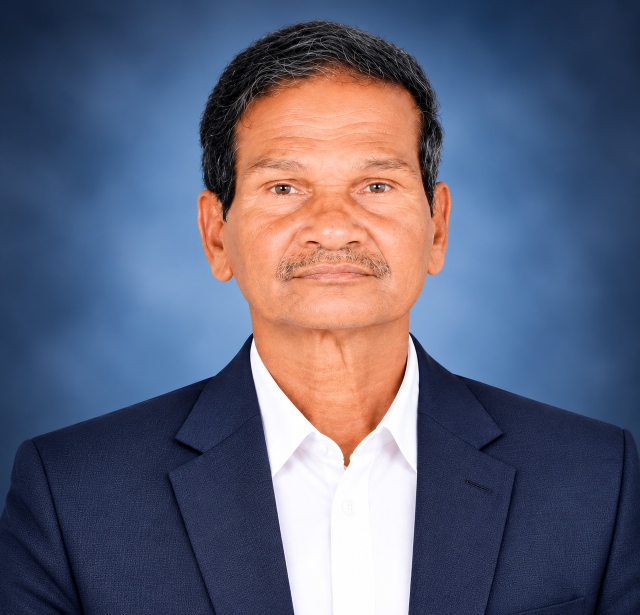
#> input picture design-assets/photos/phakircharanswain_new.jpeg, 1280 x 1229 px, given in place of phakir-sarada-logo.jpeg, which was not available (shown at 1/2 size)
$ python generate-assets.py ../design-assets/photos
#> lines starting #> are read from the running program, lines starting #| are printed output that depends on the picture; after the words box and inside, x2 and y2 are one past the last pixel; in counts of white or black regions, pixels touching at a corner belong together
"""Generate favicons, app icons, OG image, line icons and branded placeholder images.
Usage: python gen_assets.py <project_root>
"""
import json
import os
import sys

from PIL import Image, ImageDraw, ImageFont

root = sys.argv[1]
pub = os.path.join(root, "public")
icons_dir = os.path.join(pub, "icons")
img_dir = os.path.join(pub, "images")
logo_path = os.path.join(root, "src", "assets", "brand", "phakir-sarada-logo.jpeg")

NAVY, INK, GOLD, OFF, TEAL = "#10243A", "#0A1724", "#D6A64F", "#F5F6F4", "#4B8F9C"


def circle_mask(img):
    s = img.size[0]
    big = Image.new("L", (s * 4, s * 4), 0)
    ImageDraw.Draw(big).ellipse((0, 0, s * 4 - 1, s * 4 - 1), fill=255)
    out = Image.new("RGBA", (s, s), (0, 0, 0, 0))
    out.paste(img, (0, 0), big.resize((s, s), Image.LANCZOS))
    return out


logo = Image.open(logo_path).convert("RGB")
#> logo is the input picture: PIL image 1280x1229 RGB; mean R, G, B 94.9, 97.9, 119.8
badge = circle_mask(logo.crop((4, 4, 1276, 1276)))      # full badge, transparent corners
#> in circle_mask, `big = Image.new("L", (s * 4, s * 4), 0)`: big: PIL image 5088x5088 L; every value is 0
#> in circle_mask, `ImageDraw.Draw(big).ellipse((0, 0, s * 4 - 1, s * 4 - 1), fill=255)`:
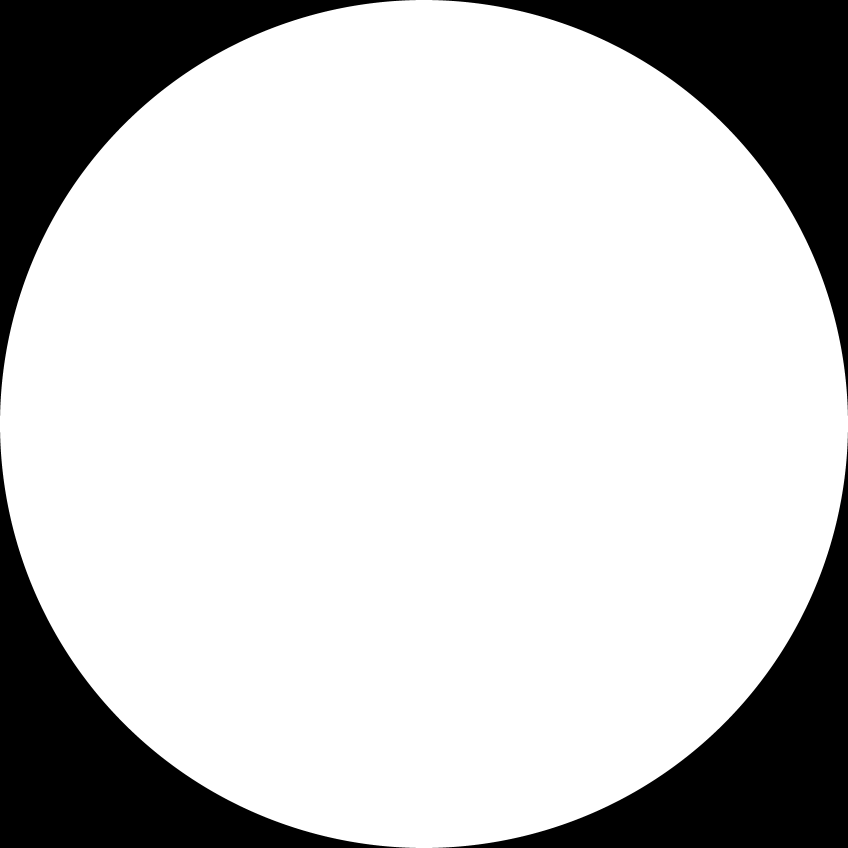
#> big: PIL image 5088x5088 L (shown at 1/6 size); 78.5% white; 4 black regions, box (x1, y1, x2, y2) and area: (0, 0, 2494, 2494) 1389107, (2594, 0, 5088, 2494) 1389107, (0, 2594, 2494, 5088) 1389107, (2594, 2594, 5088, 5088) 1389107
#> in circle_mask, `out = Image.new("RGBA", (s, s), (0, 0, 0, 0))`: out: PIL image 1272x1272 RGBA; every value is 0
globe = circle_mask(logo.crop((215, 215, 1065, 1065)))  # inner globe, legible when tiny
#> in circle_mask (call 2), `big = Image.new("L", (s * 4, s * 4), 0)`: big: PIL image 3400x3400 L; every value is 0
#> in circle_mask (call 2), `ImageDraw.Draw(big).ellipse((0, 0, s * 4 - 1, s * 4 - 1), fill=255)`: big: PIL image 3400x3400 L; 78.5% white; 4 black regions, box (x1, y1, x2, y2) and area: (0, 0, 1659, 1659) 620346, (1741, 0, 3400, 1659) 620346, (0, 1741, 1659, 3400) 620346, (1741, 1741, 3400, 3400) 620346
#> in circle_mask (call 2), `out = Image.new("RGBA", (s, s), (0, 0, 0, 0))`: out: PIL image 850x850 RGBA; every value is 0
#> in circle_mask (call 2), `out.paste(img, (0, 0), big.resize((s, s), Image.LANCZOS))`:
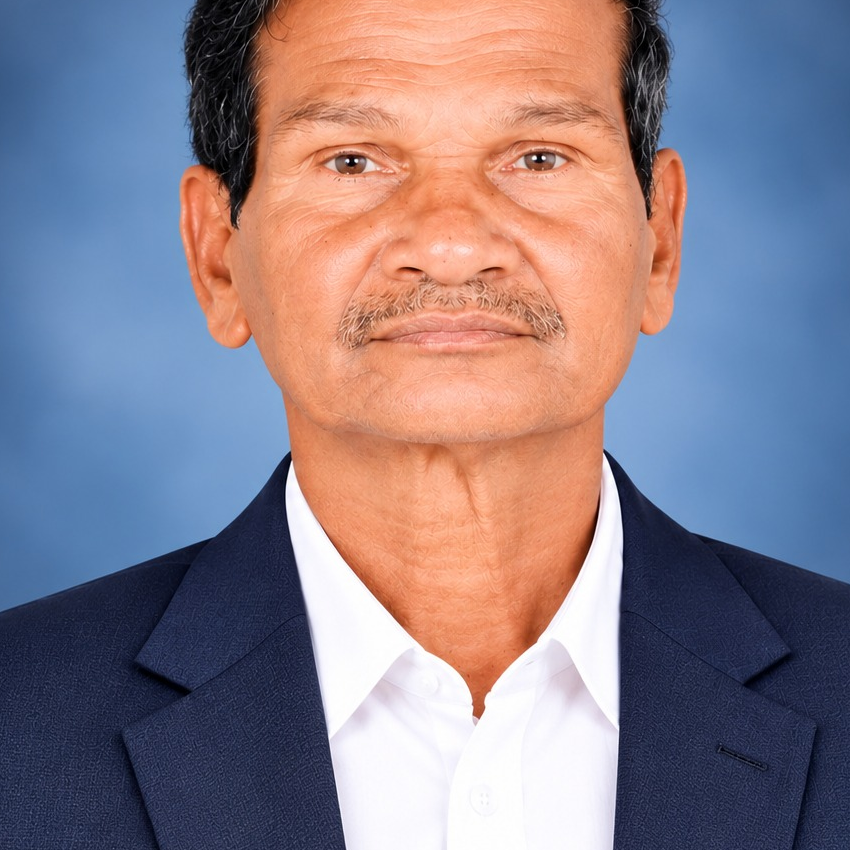
#> img: PIL image 850x850 RGB; mean R, G, B 138.2, 126.1, 137.8
#> in circle_mask (call 2), `out.paste(img, (0, 0), big.resize((s, s), Image.LANCZOS))`:
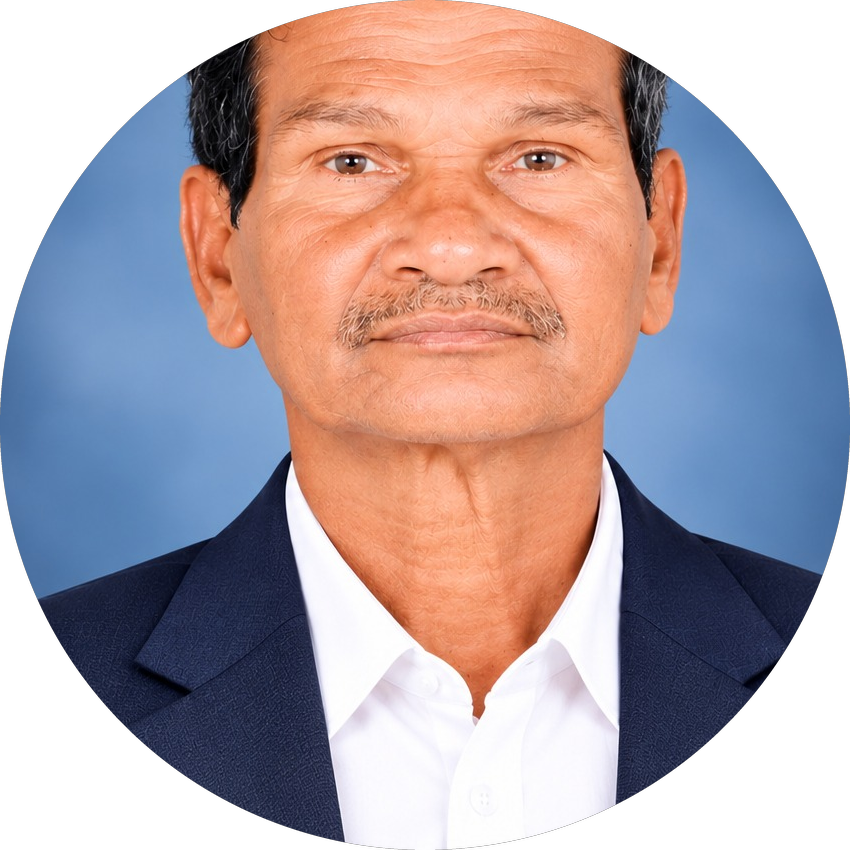
#> out: PIL image 850x850 RGBA; mean R, G, B, A 124.1, 108.3, 112.6, 200.3; transparent parts drawn white

# --- favicons (small → globe crop) ---
globe.save(os.path.join(pub, "favicon.ico"), sizes=[(16, 16), (32, 32), (48, 48)])
for s in (16, 32):
    globe.resize((s, s), Image.LANCZOS).save(os.path.join(icons_dir, f"favicon-{s}.png"))

# --- app icons (large → full badge) ---
def on_white(src, size, pad=0.06):
#> called with size = 180, pad = 0.06
    canvas = Image.new("RGBA", (size, size), (255, 255, 255, 255))
#> canvas: PIL image 180x180 RGBA; every value is 255
    inner = int(size * (1 - 2 * pad))
    r = src.resize((inner, inner), Image.LANCZOS)
    canvas.paste(r, ((size - inner) // 2,) * 2, r)
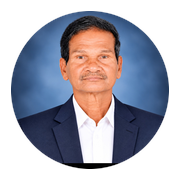
#> canvas: PIL image 180x180 RGBA; mean R, G, B, A 166.5, 166.3, 178, 254.3; transparent parts drawn white
    return canvas.convert("RGB")

on_white(badge, 180).save(os.path.join(icons_dir, "apple-touch-icon.png"))
for s in (192, 512):
    badge.resize((s, s), Image.LANCZOS).save(os.path.join(icons_dir, f"icon-{s}.png"))
#> this loop made 2 passes
#> pass 1, `badge.resize((s, s), Image.LANCZOS).save(os.path.join(icons_dir, f"ico..`:
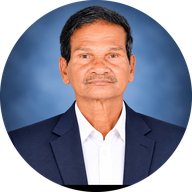
#> saved as icon-192.png: PIL image 192x192 RGBA; mean R, G, B, A 86.1, 86.1, 102, 200.3; transparent parts drawn white
on_white(badge, 512, pad=0.12).save(os.path.join(icons_dir, "icon-maskable-512.png"))
#> call 2 of on_white, with size = 512, pad = 0.12
#> in on_white (call 2), `canvas = Image.new("RGBA", (size, size), (255, 255, 255, 255))`: canvas: PIL image 512x512 RGBA; every value is 255
#> in on_white (call 2), `canvas.paste(r, ((size - inner) // 2,) * 2, r)`:
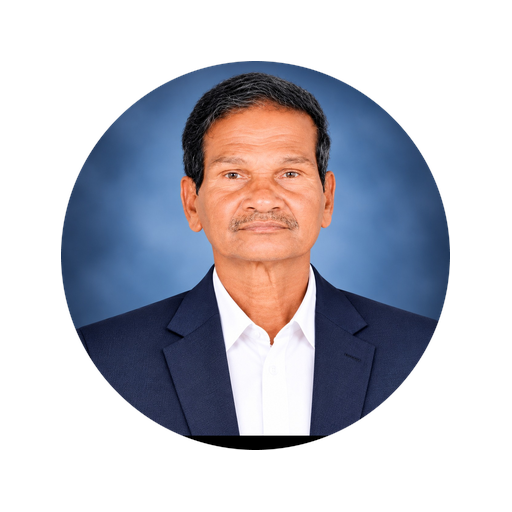
#> canvas: PIL image 512x512 RGBA; mean R, G, B, A 188.7, 188.5, 197.3, 254.8; transparent parts drawn white

manifest = {
    "name": "Phakir Sarada Private Limited",
    "short_name": "Phakir Sarada",
    "icons": [
        {"src": "/icons/icon-192.png", "sizes": "192x192", "type": "image/png"},
        {"src": "/icons/icon-512.png", "sizes": "512x512", "type": "image/png"},
        {"src": "/icons/icon-maskable-512.png", "sizes": "512x512", "type": "image/png", "purpose": "maskable"},
    ],
    "theme_color": NAVY,
    "background_color": OFF,
    "display": "standalone",
    "start_url": "/",
}
with open(os.path.join(pub, "site.webmanifest"), "w", encoding="utf-8", newline="\n") as f:
    json.dump(manifest, f, indent=2)
    f.write("\n")

# --- Open Graph / social share image 1200x630 ---
def font(names, size):
    for n in names:
        p = os.path.join(os.environ.get("WINDIR", "C:/Windows"), "Fonts", n)
        if os.path.exists(p):
            return ImageFont.truetype(p, size)
    return ImageFont.load_default()

og = Image.new("RGB", (1200, 630), INK)
d = ImageDraw.Draw(og)
d.rectangle((0, 0, 1200, 8), fill=GOLD)
b = badge.resize((380, 380), Image.LANCZOS)
white_disc = Image.new("RGBA", (400, 400), (0, 0, 0, 0))
#> white_disc: PIL image 400x400 RGBA; every value is 0
ImageDraw.Draw(white_disc).ellipse((0, 0, 399, 399), fill=(255, 255, 255, 255))
og.paste(white_disc, (70, 115), white_disc)
og.paste(b, (80, 125), b)
d.text((530, 200), "Phakir Sarada", font=font(["segoeuib.ttf", "arialbd.ttf"], 64), fill="white")
d.text((530, 278), "Private Limited", font=font(["segoeuib.ttf", "arialbd.ttf"], 40), fill=GOLD)
d.text((530, 360), "Mining · Construction · Manufacturing", font=font(["segoeui.ttf", "arial.ttf"], 28), fill="#C9D1D9")
d.text((530, 400), "Transportation · Industrial Training", font=font(["segoeui.ttf", "arial.ttf"], 28), fill="#C9D1D9")
og.save(os.path.join(img_dir, "og-image.jpg"), quality=88)
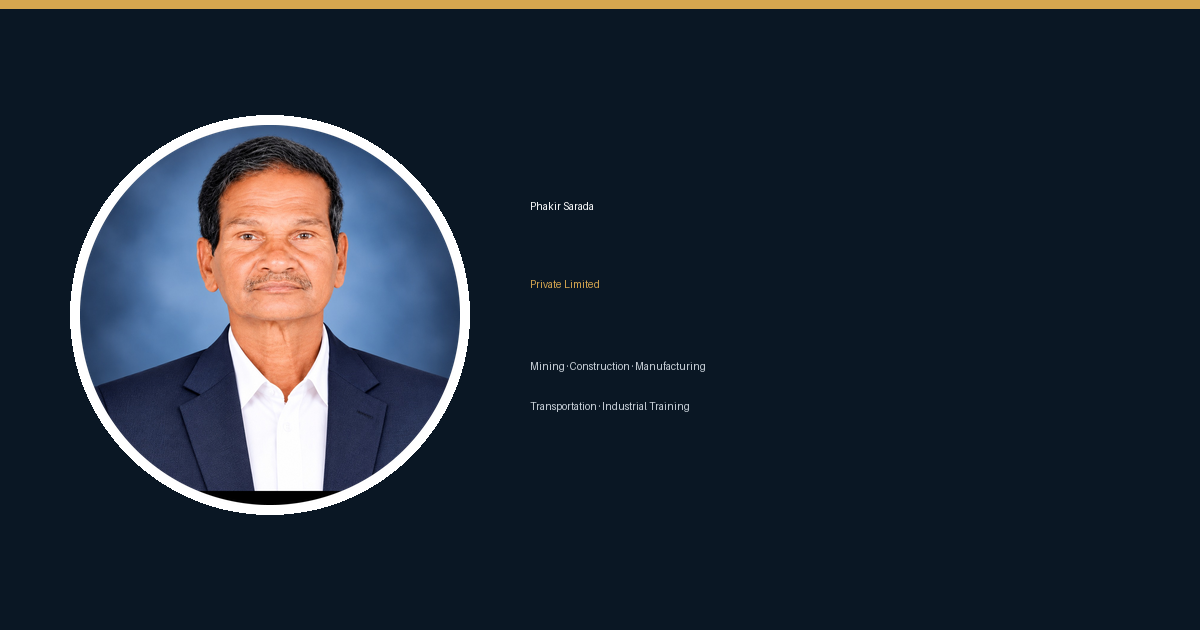
#> saved as og-image.jpg: PIL image 1200x630 RGB; mean R, G, B 32, 41.9, 54.1

# --- line icons (24px grid, navy stroke for >=3:1 contrast on light backgrounds) ---
ICONS = {
    "mining": ['<path d="M3 21 15 9"/>', '<path d="M6.5 6Q12 2.5 17 5.5"/>', '<path d="M17 5.5Q20.5 9.5 18 17.5"/>', '<path d="m14.2 6.8 3 3"/>'],
    "construction": ['<path d="M6 21V4"/>', '<path d="M3 4h18"/>', '<path d="m6 9 5-5"/>',
                     '<path d="M17 4v6"/>', '<path d="M15 10h4v3h-4z"/>', '<path d="M3 21h7"/>'],
    "manufacturing": ['<path d="M3 21V11l5 3v-3l5 3v-3l5 3V5h3v16z"/>', '<path d="M7 17h2M12 17h2M17 17h1"/>'],
    "transportation": ['<path d="M2 6h11v10H2z"/>', '<path d="M13 9h4l4 4v3h-8"/>',
                       '<circle cx="6" cy="17.5" r="1.8"/>', '<circle cx="17" cy="17.5" r="1.8"/>'],
    "industrial-training": ['<path d="M4.5 15.5a7.5 7.5 0 0 1 15 0"/>', '<path d="M10 8.6V13M14 8.6V13"/>',
                            '<path d="M2.5 15.5h19V18h-19z"/>'],
    "community": ['<path d="M12 11.3c-1.4-2.4-5-2-5 .8 0 2 2.5 3.7 5 5.6 2.5-1.9 5-3.6 5-5.6 0-2.8-3.6-3.2-5-.8z"/>',
                  '<path d="M2 14.5 6 20h12l4-5.5"/>'],
}
svg_head = ('<svg xmlns="http://www.w3.org/2000/svg" viewBox="0 0 24 24" width="24" height="24" '
            f'fill="none" stroke="{NAVY}" stroke-width="1.6" stroke-linecap="round" stroke-linejoin="round">')
for name, parts in ICONS.items():
    with open(os.path.join(icons_dir, f"{name}.svg"), "w", encoding="utf-8", newline="\n") as f:
        f.write(svg_head + "".join(parts) + "</svg>\n")

# --- branded placeholder images (16:9 SVG) ---
SECTIONS = {
    "hero": ("hero", "Hero image"),
    "mining": ("mining", "Mining"),
    "construction": ("construction", "Construction"),
    "manufacturing": ("manufacturing", "Manufacturing"),
    "transportation": ("transportation", "Transportation"),
    "training": ("industrial-training", "Industrial Training"),
    "community": ("community", "Maakalarai Charitable Trust"),
}
for folder, (icon, label) in SECTIONS.items():
    glyph = "".join(ICONS.get(icon, ICONS["manufacturing"]))
    svg = f'''<svg xmlns="http://www.w3.org/2000/svg" viewBox="0 0 1600 900" width="1600" height="900" role="img" aria-label="Placeholder: {label}">
  <defs>
    <linearGradient id="g" x1="0" y1="0" x2="1" y2="1">
      <stop offset="0" stop-color="{NAVY}"/><stop offset="1" stop-color="{INK}"/>
    </linearGradient>
    <pattern id="p" width="48" height="48" patternUnits="userSpaceOnUse">
      <path d="M48 0H0v48" fill="none" stroke="#ffffff" stroke-opacity=".05"/>
    </pattern>
  </defs>
  <rect width="1600" height="900" fill="url(#g)"/>
  <rect width="1600" height="900" fill="url(#p)"/>
  <g transform="translate(680 250) scale(10)" fill="none" stroke="{GOLD}" stroke-opacity=".55" stroke-width="1" stroke-linecap="round" stroke-linejoin="round">{glyph}</g>
  <text x="800" y="580" text-anchor="middle" font-family="Manrope, Segoe UI, Arial, sans-serif" font-size="56" font-weight="700" fill="#ffffff">{label}</text>
  <text x="800" y="640" text-anchor="middle" font-family="Inter, Segoe UI, Arial, sans-serif" font-size="26" fill="#ffffff" fill-opacity=".6">Placeholder · replace with an approved company photograph</text>
</svg>
'''
    with open(os.path.join(img_dir, folder, "placeholder.svg"), "w", encoding="utf-8", newline="\n") as f:
        f.write(svg)

print("done")
